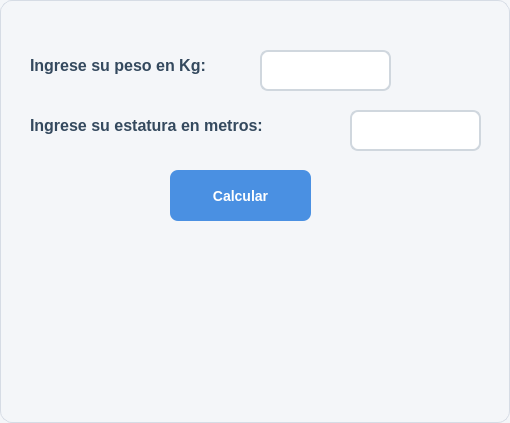
<?xml version="1.0" encoding="UTF-8"?>
<ui version="4.0">
 <class>DialogoEjercicio20</class>
 <widget class="QDialog" name="DialogoEjercicio20">
  <property name="geometry">
   <rect>
    <x>0</x>
    <y>0</y>
    <width>510</width>
    <height>423</height>
   </rect>
  </property>
  <property name="windowTitle">
   <string>Dialog</string>
  </property>
  <property name="styleSheet">
   <string notr="true">/* =========================
   ESTILO GENERAL DEL DIALOG
   ========================= */
QDialog {
    background-color: #f4f6f9;
    border: 1px solid #d6dce5;
    border-radius: 12px;
    font-family: &quot;Segoe UI&quot;;
    font-size: 14px;
    color: #2c3e50;
}

/* =========================
   LABELS
   ========================= */
QLabel {
    color: #34495e;
    font-weight: 500;
    background: transparent;
}

/* =========================
   CAMPOS DE TEXTO
   ========================= */
QLineEdit {
    background-color: #ffffff;
    border: 2px solid #d0d7de;
    border-radius: 8px;
    padding: 8px 10px;
    color: #2c3e50;
    selection-background-color: #4a90e2;
    selection-color: white;
}

/* Cuando el usuario selecciona el campo */
QLineEdit:focus {
    border: 2px solid #4a90e2;
    background-color: #ffffff;
}

/* Campo deshabilitado */
QLineEdit:disabled {
    background-color: #ecf0f1;
    color: #95a5a6;
    border: 2px solid #dfe6e9;
}

/* =========================
   BOTONES
   ========================= */
QPushButton {
    background-color: #4a90e2;
    color: white;
    border: none;
    border-radius: 8px;
    padding: 8px 16px;
    font-size: 14px;
    font-weight: 600;
}

/* Hover */
QPushButton:hover {
    background-color: #357abd;
}

/* Click */
QPushButton:pressed {
    background-color: #2f6da3;
    padding-top: 9px;
    padding-bottom: 7px;
}

/* Botón deshabilitado */
QPushButton:disabled {
    background-color: #bdc3c7;
    color: #ecf0f1;
}

/* =========================
   TOOLTIP OPCIONAL
   ========================= */
QToolTip {
    background-color: #2c3e50;
    color: white;
    border: 1px solid #4a90e2;
    padding: 5px;
    border-radius: 6px;
}</string>
  </property>
  <widget class="QLabel" name="label">
   <property name="geometry">
    <rect>
     <x>30</x>
     <y>50</y>
     <width>231</width>
     <height>31</height>
    </rect>
   </property>
   <property name="font">
    <font>
     <pointsize>12</pointsize>
     <weight>62</weight>
     <bold>true</bold>
    </font>
   </property>
   <property name="text">
    <string>Ingrese su peso en Kg: </string>
   </property>
  </widget>
  <widget class="QLabel" name="label_2">
   <property name="geometry">
    <rect>
     <x>30</x>
     <y>100</y>
     <width>311</width>
     <height>51</height>
    </rect>
   </property>
   <property name="font">
    <font>
     <pointsize>12</pointsize>
     <weight>62</weight>
     <bold>true</bold>
    </font>
   </property>
   <property name="text">
    <string>Ingrese su estatura en metros:</string>
   </property>
  </widget>
  <widget class="QLineEdit" name="txt_metros">
   <property name="geometry">
    <rect>
     <x>350</x>
     <y>110</y>
     <width>131</width>
     <height>41</height>
    </rect>
   </property>
   <property name="font">
    <font>
     <pointsize>10</pointsize>
     <weight>75</weight>
     <bold>true</bold>
    </font>
   </property>
  </widget>
  <widget class="QLineEdit" name="txt_kg">
   <property name="geometry">
    <rect>
     <x>260</x>
     <y>50</y>
     <width>131</width>
     <height>41</height>
    </rect>
   </property>
   <property name="font">
    <font>
     <pointsize>10</pointsize>
     <weight>75</weight>
     <bold>true</bold>
    </font>
   </property>
  </widget>
  <widget class="QPushButton" name="btn_calcular">
   <property name="geometry">
    <rect>
     <x>170</x>
     <y>170</y>
     <width>141</width>
     <height>51</height>
    </rect>
   </property>
   <property name="text">
    <string>Calcular</string>
   </property>
  </widget>
  <widget class="QLabel" name="lbl_calculo">
   <property name="geometry">
    <rect>
     <x>40</x>
     <y>280</y>
     <width>431</width>
     <height>61</height>
    </rect>
   </property>
   <property name="font">
    <font>
     <pointsize>10</pointsize>
     <weight>62</weight>
     <bold>true</bold>
    </font>
   </property>
   <property name="text">
    <string/>
   </property>
   <property name="alignment">
    <set>Qt::AlignCenter</set>
   </property>
  </widget>
 </widget>
 <resources/>
 <connections/>
</ui>
